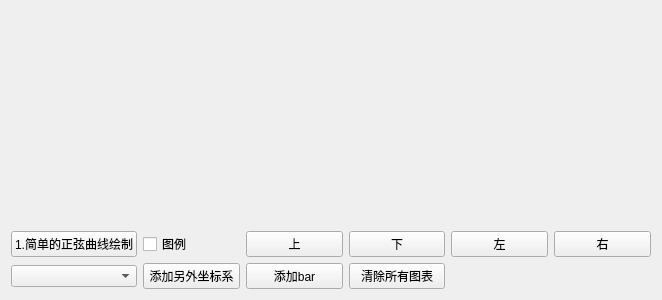
<?xml version="1.0" encoding="UTF-8"?>
<ui version="4.0">
 <class>Widget</class>
 <widget class="QWidget" name="Widget">
  <property name="geometry">
   <rect>
    <x>0</x>
    <y>0</y>
    <width>662</width>
    <height>300</height>
   </rect>
  </property>
  <property name="windowTitle">
   <string>Widget</string>
  </property>
  <layout class="QVBoxLayout" name="verticalLayout">
   <item>
    <widget class="QChartView" name="chart" native="true">
     <property name="sizePolicy">
      <sizepolicy hsizetype="Preferred" vsizetype="Expanding">
       <horstretch>0</horstretch>
       <verstretch>0</verstretch>
      </sizepolicy>
     </property>
     <widget class="QWidget" name="formLayoutWidget">
      <property name="geometry">
       <rect>
        <x>290</x>
        <y>170</y>
        <width>160</width>
        <height>80</height>
       </rect>
      </property>
      <layout class="QFormLayout" name="formLayout"/>
     </widget>
    </widget>
   </item>
   <item>
    <layout class="QGridLayout" name="gridLayout">
     <item row="1" column="0">
      <widget class="QPushButton" name="pushButton_1Simple">
       <property name="text">
        <string>1.简单的正弦曲线绘制</string>
       </property>
      </widget>
     </item>
     <item row="1" column="1">
      <widget class="QCheckBox" name="checkBox_legend">
       <property name="text">
        <string>图例</string>
       </property>
      </widget>
     </item>
     <item row="1" column="3">
      <widget class="QPushButton" name="pushButton_legendBottom">
       <property name="text">
        <string>下</string>
       </property>
      </widget>
     </item>
     <item row="1" column="2">
      <widget class="QPushButton" name="pushButton_legendTop">
       <property name="text">
        <string>上</string>
       </property>
      </widget>
     </item>
     <item row="1" column="4">
      <widget class="QPushButton" name="pushButton_legendLeft">
       <property name="text">
        <string>左</string>
       </property>
      </widget>
     </item>
     <item row="1" column="5">
      <widget class="QPushButton" name="pushButton_legendRight">
       <property name="text">
        <string>右</string>
       </property>
      </widget>
     </item>
     <item row="2" column="1">
      <widget class="QPushButton" name="pushButton_2axis">
       <property name="text">
        <string>添加另外坐标系</string>
       </property>
      </widget>
     </item>
     <item row="2" column="0">
      <widget class="QComboBox" name="comboBox_theme"/>
     </item>
     <item row="2" column="2">
      <widget class="QPushButton" name="pushButton_addBar">
       <property name="text">
        <string>添加bar</string>
       </property>
      </widget>
     </item>
     <item row="2" column="3">
      <widget class="QPushButton" name="pushButton_clear">
       <property name="text">
        <string>清除所有图表</string>
       </property>
      </widget>
     </item>
    </layout>
   </item>
  </layout>
 </widget>
 <layoutdefault spacing="6" margin="11"/>
 <customwidgets>
  <customwidget>
   <class>QChartView</class>
   <extends>QWidget</extends>
   <header location="global">QChartView</header>
   <container>1</container>
  </customwidget>
 </customwidgets>
 <resources/>
 <connections/>
</ui>
